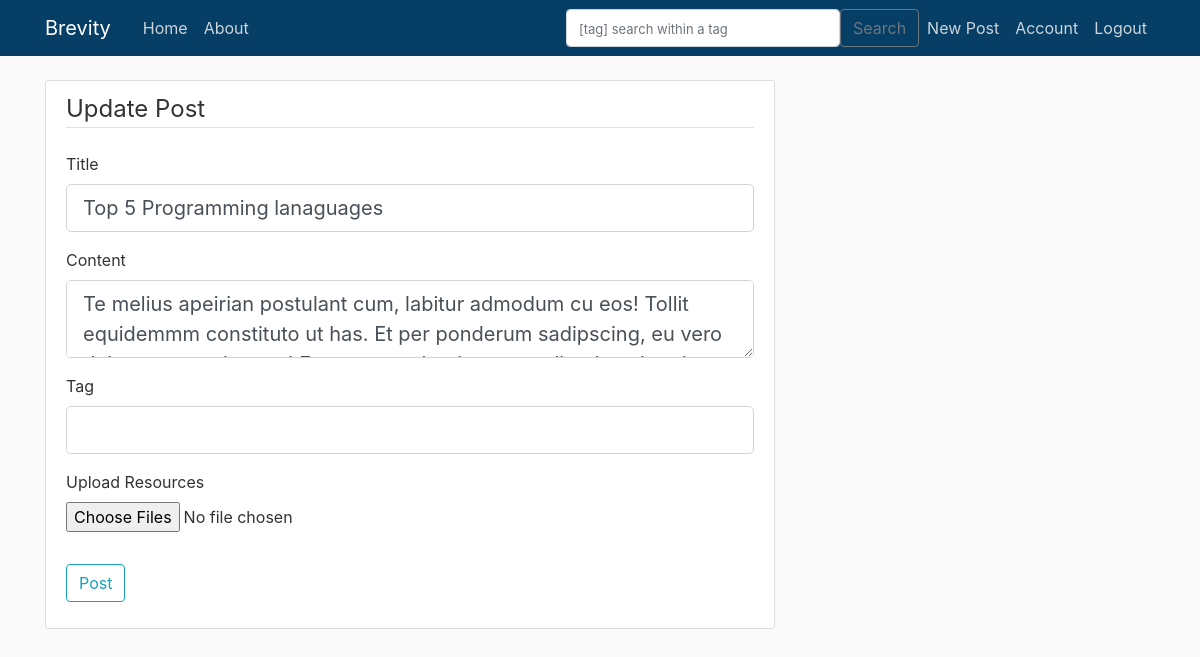
The app's page /post/3/update (signed in), older data.
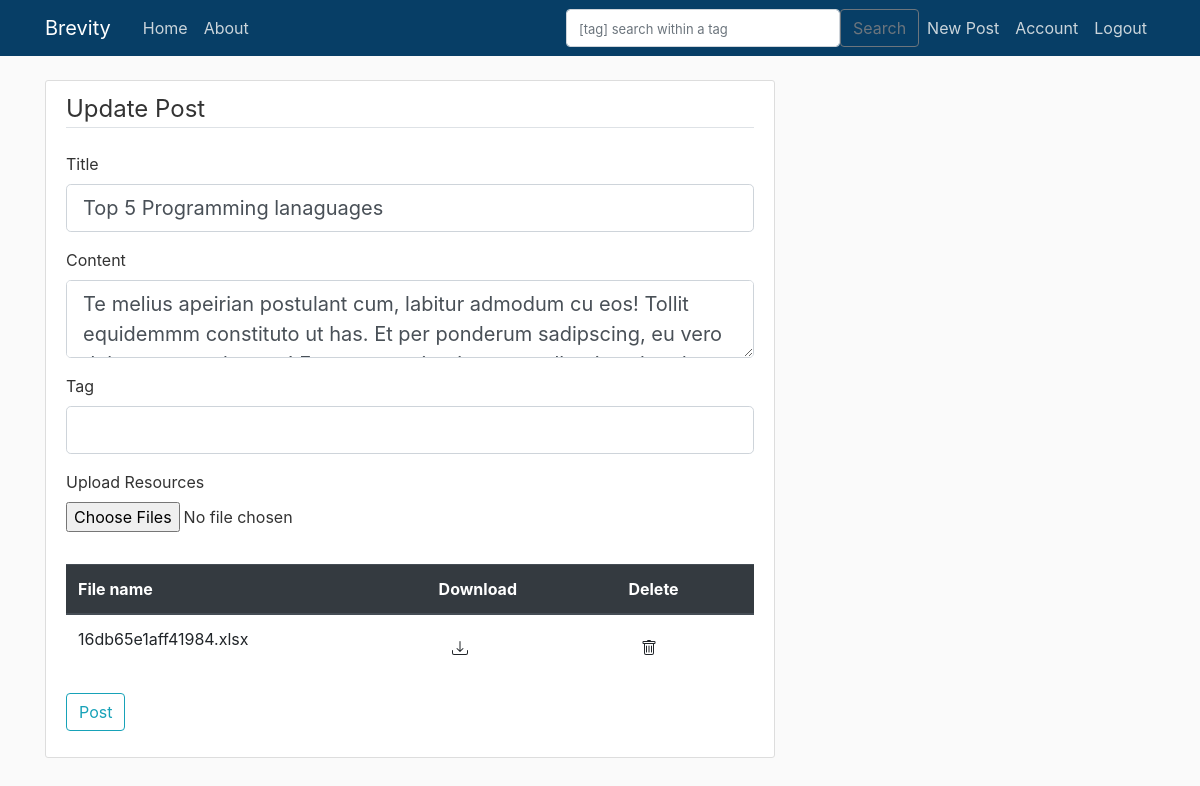
The same page, newer data.
### brevity/models.py (models this page shows)
class ResourceFile(db.Model):
    id = db.Column(db.Integer, nullable=False, primary_key = True)
    filename = db.Column(db.String(50), nullable = False, unique=True)
    post_id = db.Column(db.Integer, db.ForeignKey('post.id'))

### brevity/posts/routes.py (the view)
@posts.route("/post/<int:post_id>/update", methods=['GET', 'POST'])
@login_required
def update_post(post_id):
    post = Post.query.get_or_404(post_id)
    if post.author != current_user:
        abort(403)
    form = PostForm()
    if form.validate_on_submit():
        post.title = form.title.data
        post.content = form.content.data
        files_filenames = []
        for file in form.fileResource.data:
            if file:
                files_filename = save_file(file)
                files_filenames.append(files_filename)
                resourceFile = ResourceFile(filename=files_filename, post_id=post.id, post=post)
                db.session.add(resourceFile)
        db.session.commit()
        flash('Your post has been updated!', 'success')
        return redirect(url_for('posts.post', post_id=post.id))
    elif request.method == 'GET':
        form.title.data = post.title
        form.content.data = post.content
    return render_template('create_post.html', title = 'Update Post', post = post,
                            form = form, legend='Update Post')

### brevity/posts/forms.py
class PostForm(FlaskForm):
    title = StringField('Title', validators=[DataRequired()])
    content = TextAreaField('Content', validators=[DataRequired()])
    tag = StringField('Tag')
    fileResource = MultipleFileField('Upload Resources',
                    validators=[MultiFileAllowed(['jpg', 'png', 'pdf', 'xlsx', 'txt']), FileSizeLimit(max_size_in_mb=4)])
    submit = SubmitField('Post')

### brevity/models.py (called while the page is built)
@login_manager.user_loader
def load_user(user_id):
    return User.query.get(int(user_id))

### brevity/templates/create_post.html (shortened to what this page needs)
{% extends "layout.html" %}
{% block content %}
    <div class="content-section">
        <form method="POST" action="" enctype="multipart/form-data">
            <fieldset class="form-group">
                <legend class="border-bottom mb-4">{{ legend }}</legend>
                <div class="form-group">
                    {{ form.title.label(class="form-control-label")}}
                    {% if form.title.errors %}
                        {{ form.title(class="form-control form-control-lg is-invalid") }}
                        <div class="invalid-feedback">
                            {% for error in form.title.errors %}
                                <span> {{ error }}</span>
                            {% endfor %}
                        </div>
                    {% else %}
                        {{ form.title(class="form-control form-control-lg") }}
                    {% endif %}
                </div>
                <div class="form-group">
                    {{ form.content.label(class="form-control-label")}}
                    {% if form.content.errors %}
                        {{ form.content(class="form-control form-control-lg is-invalid") }}
                        <div class="invalid-feedback">
                            {% for error in form.content.errors %}
                                <span> {{ error }}</span>
                            {% endfor %}
                        </div>
                    {% else %}
                        {{ form.content(class="form-control form-control-lg") }}
                    {% endif %}
                </div>
                <div class="form-group">
                    {{ form.tag.label(class="form-control-label")}}
                    {% if form.tag.errors %}
                        {{ form.tag(class="form-control form-control-lg is-invalid") }}
                        <div class="invalid-feedback">
                            {% for error in form.tag.errors %}
                                <span> {{ error }}</span>
                            {% endfor %}
                        </div>
                    {% else %}
                        {{ form.tag(class="form-control form-control-lg") }}
                    {% endif %}
                </div>
                <div class="form-group">
                    {{ form.fileResource.label() }}
                    {{ form.fileResource(class="form-control-file") }}
                </div>
            </fieldset>
            {% if post and post.resources.count() %}
                <table class="table">
                    <thead class="thead-dark">
                    <tr>
                        <th scope="col">File name</th>
                        <th scope="col">Download</th>
                        <th scope="col">Delete</th>
                    </tr>
                    </thead>
                    <tbody>
                    {% for file in post.resources %}
                    <tr>
                        <td>{{file.filename}}</td>
                        <td><a href="{{ url_for('posts.get_resource', filename=file.filename) }}">  <button type="button" class="btn download">
                        </button>
                        </a>
                        </td>
                        <td><a href="{{ url_for('posts.delete_resource', resource_id=file.id) }}">   <button type="button" class="btn delete">
                        </button>
                        </a>
                        </td>
                    </tr>
                    {% endfor %}
                    </tbody>
                </table>
            {% endif %}
            <div class="form-group">
                {{ form.submit(class="btn btn-outline-info")}}
            </div>
        </form>
    </div>
{% endblock content %}

Row changes from the older to the newer data that the page shows:
added ResourceFile: filename "16db65e1aff41984.xlsx"
Text that changed along with them:
text now shown: "File name Download Delete"
